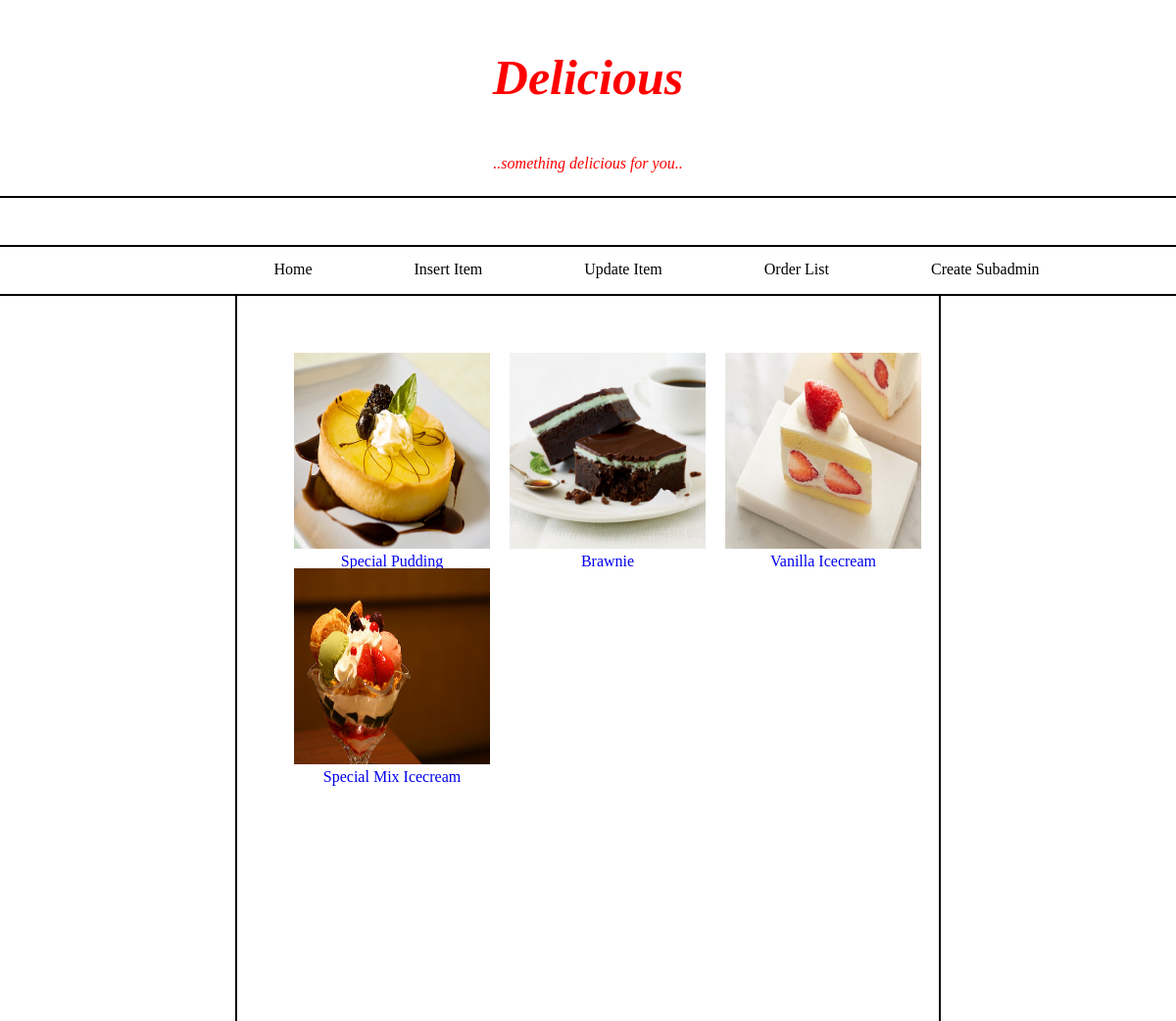
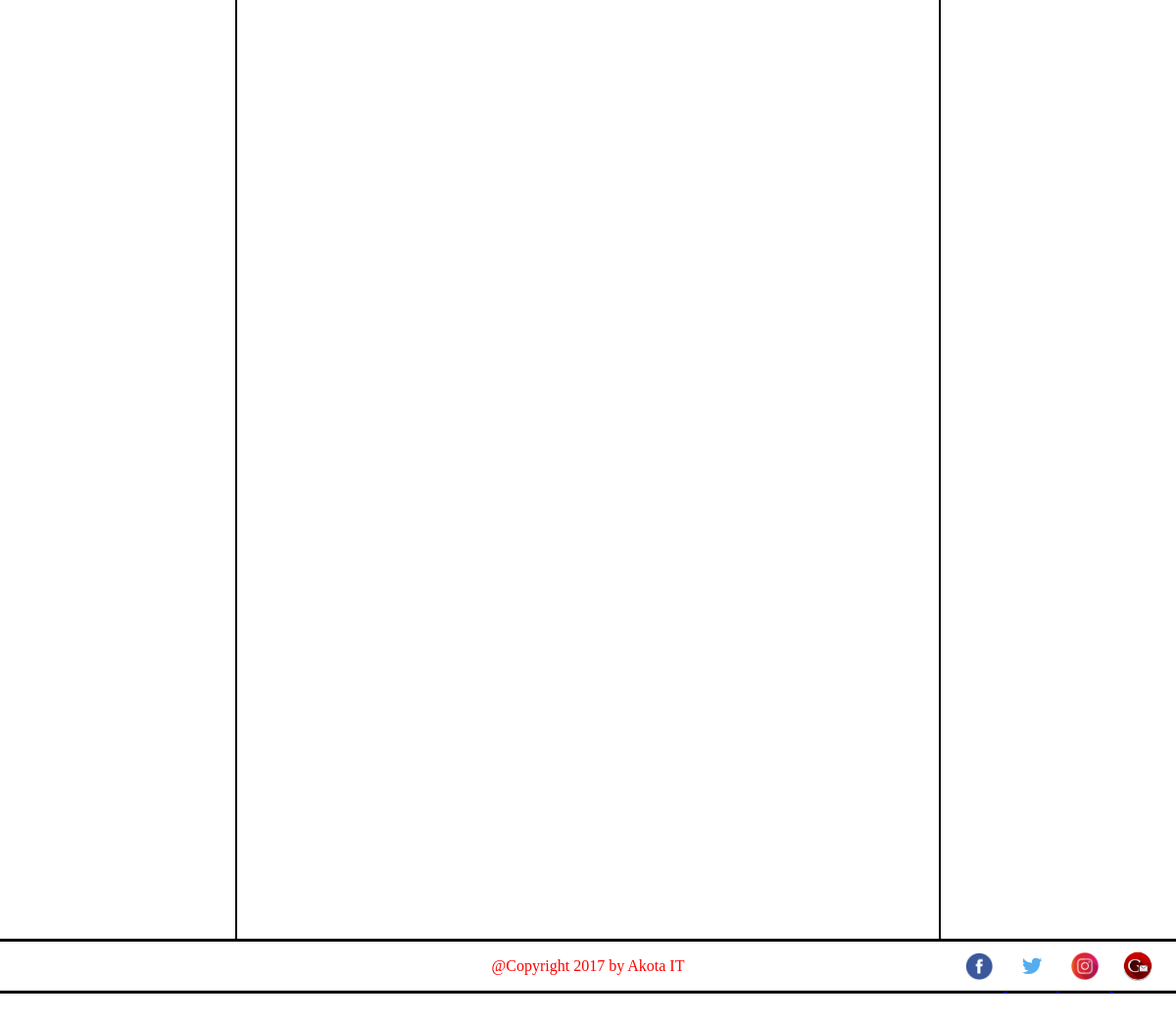
/Delicious/Admin/itemTitle.php, run on the app's committed database (2 pictures, top to bottom).
### tables this page shows
CREATE TABLE `item` (
  `item_id` int(10) NOT NULL,
  `item_name` varchar(50) NOT NULL,
  `category` varchar(20) NOT NULL,
  `price` int(20) NOT NULL,
  `description` text NOT NULL,
  `img_name` varchar(50) NOT NULL,
  `img_path` varchar(50) NOT NULL,
  `img_type` varchar(50) NOT NULL
);

### Delicious/Admin/itemTitle.php (the view, shortened to what this page needs)
<!doctype html>
<html>
<head>
<link rel="stylesheet" type="text/css" href="../css/style.css">
</head>
<body>
	<div id="header">
<?php include("../header/header.php");   ?>
</div>
<div id="menu">
	</div>
	<div id="menu1">
<?php include("menu/menu.php");   ?>
	</div>
	<div id="sbar">
</div>
	<div id="sbar1"></div>
	<div id="cont">
    <?php
include("../database/config.php");
$result2 = "SELECT * FROM item";
$query2 = mysqli_query($myconn, $result2);
while($row = mysqli_fetch_array($query2)){
	$item_name = $row['item_name'];
	$imgpath = $row['img_path'];
	?>
		<div id="itemView">
         <a style="text-decoration:none" href="view.php?item_id=<?=$row['item_id']?>"><?php echo '<img class="item-image" src="'.$imgpath.'">'; ?> <br><center> <?php echo $item_name; ?></center></a>
         </div>
<?php
}
?>
</div>
	<div id="footer">
<?php include("../footer/footer.php");   ?>
</div>
</body>
</html>

### Delicious/css/style.css (style rules this page uses)
#header { width: 100%; top: 0px; height: 200px; left: 0px; position: absolute; border-bottom:2px solid black; }
#cont { width: 60%; top: 300px; min-height: 2000px; height:auto; left: 20%; position: absolute; text-decoration:none; padding:50px; }
#cont img { width: 100%; max-width: 200px; max-height:200px; }
#menu { width: 100%; top: 200px; height: 50px; left: 0px; position: absolute; font-size:16px; text-align:center; border-bottom:2px solid black; }
#menu1 { width: 100%; top: 250px; height: 50px; left: 0px; position: absolute; font-size:16px; text-align:center; border-bottom:2px solid black; }
#sbar { width: 20%; top: 300px; height: auto; min-height:1700px; left: 0; position: absolute; font-size: 20px; border-right:2px solid black; }
#sbar1 { width: 20%; top: 300px; height: auto; min-height:1700px; right: 0px; position: absolute; border-left:2px solid black; }
#footer { width: 100%; top: 2000px; height: 50px; left: 0px; position: absolute; border-top:3px solid black; border-bottom:3px solid black; }
#itemView { height:200px; width:200px; float:left; padding:10px 10px 10px 10px; }
.item-image { width:100%; height:100%; }

### data on the page
item: img_path (picture), item_name "Special Pudding"
item: img_path (picture), item_name "Brawnie"
item: img_path (picture), item_name "Vanilla Icecream"
item: img_path (picture), item_name "Special Mix Icecream"
